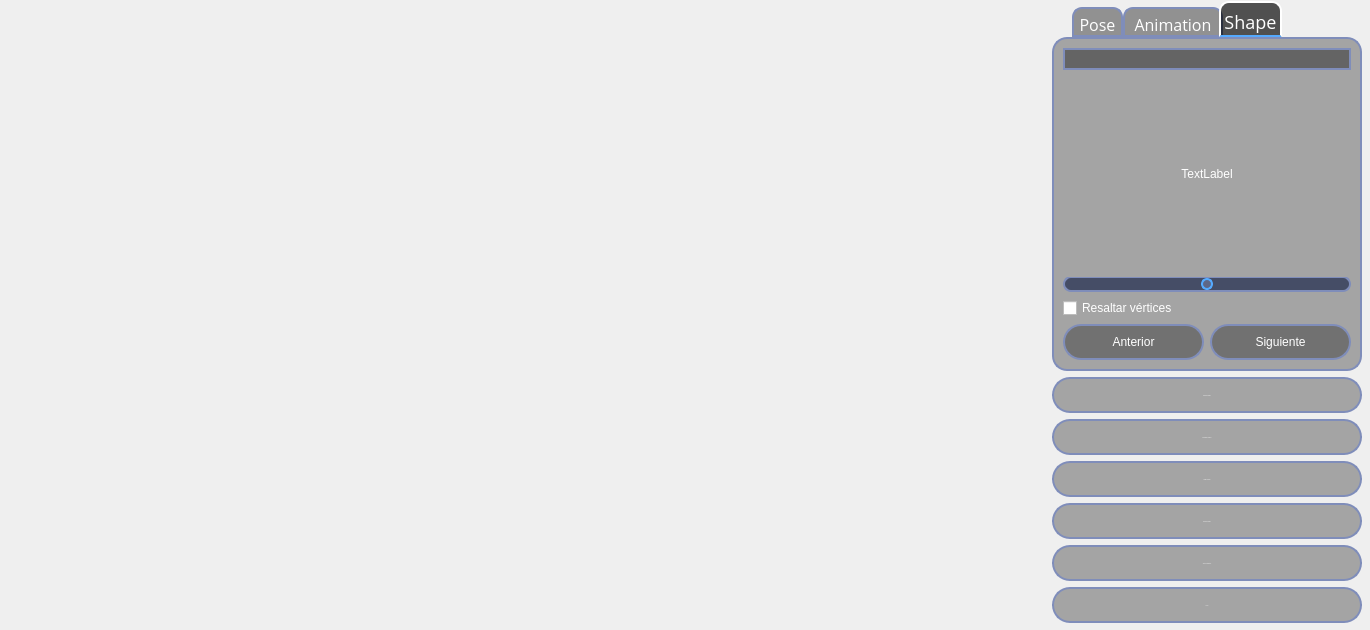
<?xml version="1.0" encoding="UTF-8"?>
<ui version="4.0">
 <class>ModelFitting</class>
 <widget class="QWidget" name="ModelFitting">
  <property name="geometry">
   <rect>
    <x>0</x>
    <y>0</y>
    <width>1370</width>
    <height>630</height>
   </rect>
  </property>
  <property name="windowTitle">
   <string>Form</string>
  </property>
  <property name="styleSheet">
   <string notr="true">QLabel {
background-color: none;
color: #FFF;
font: 16px &quot;Open Sans&quot;
}

/* ========================&gt; SLIDERS*/
QSlider {
background-color: none;
color: #FFF;
font: 16px &quot;Open Sans&quot;
}
QSlider::groove:horizontal {
    border: 2px solid rgb(127, 141, 186);
	border-radius: 8px;
    height:8px; /* the groove expands to the size of the slider by default. by giving it a height, it has a fixed size */
    background: rgb(69, 77, 102);
    margin: 2px 0;
	padding:2px;
}
QSlider::handle:horizontal {
    background: rgb(93, 103, 136);
    border: 2px solid rgb(85, 170, 255);
	border-radius: 6px;
    width: 8px;
    margin: -2px 0; /* handle is placed by default on the contents rect of the groove. Expand outside the groove */
}
QSlider::handle:horizontal:hover {
	border-color:rgb(85, 170, 255);
	background-color: rgba(0, 0, 0, 80);	
}

QSlider::handle:horizontal:pressed {
	border-color:rgb(255, 170, 0);
	background-color: rgba(0, 0, 0, 80);
}

/* ========================&gt; PUSH BUTTONS*/
QPushButton{
border-width: 2px;
border-style: solid;
border-color: rgb(127, 141, 186);
border-radius: 18px;
color: #FFF;
background-color:rgba(0, 0, 0, 80);
padding-left: 20px;
padding-right: 20px;
padding-top: 5px;
padding-bottom: 5px;
font: 16px &quot;Open Sans&quot;
}
QPushButton:hover{
border-color:rgb(85, 170, 255);
background-color: rgba(0, 0, 0, 120);
}

QPushButton:pressed{
border-color:rgb(255, 170, 0);
background-color: rgba(0, 0, 0, 150);
}

QPushButton:disabled{
color: rgb(132, 132, 132);
background-color: rgba(0, 0, 0, 180);
}


/* ========================&gt; TABS*/
QTabWidget {
background-color: rgba(0,0,0,80);
color: #FFF;
font: &quot;Open Sans&quot;;  
}
QTabWidget::pane { /* The tab widget frame */
    border: 2px solid rgb(127, 141, 186);
	border-radius: 15px;
	background-color:  rgba(0,0,0,80);
	font: &quot;Open Sans&quot;;
}

QTabWidget::tab-bar {
    left: 20px; /* move to the right by 5px */
	font: &quot;Open Sans&quot;;
}

/* Style the tab using the tab sub-control. Note that
    it reads QTabBar _not_ QTabWidget  Son las pestanas Pose, Animation, Shape*/
QTabBar::tab {
    border: 2px solid rgb(127, 141, 186);
    border-bottom-color:  rgb(127, 141, 186); /* same as the pane color */
    border-top-left-radius: 10px;
    border-top-right-radius: 10px;
    min-width: 8ex;
    padding: 2px;
	padding-bottom: -3px;
	font:  &quot;Open Sans&quot;;
	color: #FFF;
}

QTabBar::tab:selected, QTabBar::tab:hover {
    background: rgba(0, 0, 0, 170);
}

QTabBar::tab:selected {
    border-color: #FFF;
    border-bottom-color:rgb(85, 170, 255); /* same as pane color */
	/* make use of negative margins for overlapping tabs */
	/* expand/overlap to the left and right by 4px */
	margin-left: -4px;
    margin-right: -4px;
	font-size:18px;
}

QTabBar::tab:!selected {
	background: rgba(0, 0, 0, 100);
    margin-top: 6 px; /* make non-selected tabs look smaller */
	font-size:16px
}

QTabBar::tab:first:selected {
    margin-left: 0; /* the first selected tab has nothing to overlap with on the left */
}

QTabBar::tab:last:selected {
    margin-right: 0; /* the last selected tab has nothing to overlap with on the right */
}

QTabBar::tab:only-one {
    margin: 0; /* if there is only one tab, we don't want overlapping margins */
}


/* ========================&gt; COMBO BOXES*/
QComboBox {
    border: 2px solid rgb(127, 141, 186);
    border-radius: 13px;
    padding: 1px 18px 1px 7px;
    min-width: 6em;
	background-color: rgba(0, 0, 0, 100); 
	color: #FFF;
	font: 14px &quot;Open Sans&quot;
}
QComboBox:on { /* shift the text when the popup opens */
    padding-top: 3px;
    padding-left: 6px;
	border-color:rgb(85, 170, 255);
    background-color:rgba(0, 0, 0,130);
	color: #FFF;
}

QComboBox::drop-down {
    subcontrol-origin: padding;
    subcontrol-position: top right;
    width: 15px;
    border-left-width: 0px;
    border-left-color: rgb(85, 170, 255);
    border-left-style: solid; /* just a single line */
    border-top-right-radius: 3px; /* same radius as the QComboBox */
    border-bottom-right-radius: 3px;
	color: #FFF;
	font: 12px &quot;Open Sans&quot;
}

QComboBox::down-arrow {
    image: url(&quot;:/images/down-arrow.png&quot;);
	padding-right: 3px;
}

/* shift the arrow when popup is open */
QComboBox::down-arrow:on { 
    image: url(&quot;:/images/up-arrow.png&quot;); 
   
}

/*Con esto seteo el fondo y la letra de las opciones que se despliegan*/
QComboBox QAbstractItemView {
    border: 2px solid  rgb(85, 170, 255);
    selection-background-color: rgb(0, 132, 198);	
	background-color: rgba(0, 0, 0,70 );
	color: #FFF;
}

/* Sets up scrollbar size, border, color */
QScrollBar:vertical {
border: 1px solid rgb(127, 141, 186);
border-radius: 5px;
background: black;
width: 12px;
/* margin sets up how far the handle can travel*/

margin-left: 0px;
margin-right: 2px;
margin-top: 2px;
margin-bottom: 2px;
/*margin: 0px 0px 0px 0px;*/
}

/* Sets up the color and height of handle */
QScrollBar::handle:vertical {
border: 1px rgb(85, 170, 255);
border-radius: 4px;
width:10px;
background: rgb(127, 141, 186);
min-height: 48px;
}

QScrollBar::handle:vertical:pressed {
	background:qlineargradient(spread:pad, x1:0, y1:0, x2:1, y2:1, stop:0 rgba(0, 170, 255, 255), stop:1 rgba(0, 255, 255, 255));
}

/* This remvoes the bottom button by setting the height to 0px */
QScrollBar::add-line:vertical {
height: 0px;
subcontrol-position: bottom;
subcontrol-origin: margin;
}

/* This remvoes the top button by setting the height to 0px */
QScrollBar::sub-line:vertical {
height: 0px;
subcontrol-position: top;
subcontrol-origin: margin;
}

/* need this to get rid of crosshatching on scrollbar background */
QScrollBar::add-page:vertical, QScrollBar::sub-page:vertical {
background: none;
}






/* ========================&gt; CHECK BOXES*/

QCheckBox{
	background-color: none;
	color: #FFF;
	font: 12px &quot;Open Sans&quot;
}












</string>
  </property>
  <layout class="QHBoxLayout" name="horizontalLayout_3">
   <property name="spacing">
    <number>6</number>
   </property>
   <property name="leftMargin">
    <number>5</number>
   </property>
   <property name="topMargin">
    <number>1</number>
   </property>
   <property name="rightMargin">
    <number>1</number>
   </property>
   <property name="bottomMargin">
    <number>1</number>
   </property>
   <item>
    <spacer name="horizontalSpacer_3">
     <property name="orientation">
      <enum>Qt::Horizontal</enum>
     </property>
     <property name="sizeType">
      <enum>QSizePolicy::Minimum</enum>
     </property>
     <property name="sizeHint" stdset="0">
      <size>
       <width>10</width>
       <height>20</height>
      </size>
     </property>
    </spacer>
   </item>
   <item>
    <layout class="QVBoxLayout" name="verticalLayout_4">
     <item>
      <spacer name="verticalSpacer_2">
       <property name="orientation">
        <enum>Qt::Vertical</enum>
       </property>
       <property name="sizeHint" stdset="0">
        <size>
         <width>20</width>
         <height>500</height>
        </size>
       </property>
      </spacer>
     </item>
     <item>
      <widget class="QLabel" name="img_label">
       <property name="sizePolicy">
        <sizepolicy hsizetype="Minimum" vsizetype="Minimum">
         <horstretch>0</horstretch>
         <verstretch>0</verstretch>
        </sizepolicy>
       </property>
       <property name="minimumSize">
        <size>
         <width>1000</width>
         <height>563</height>
        </size>
       </property>
       <property name="maximumSize">
        <size>
         <width>16777215</width>
         <height>16777215</height>
        </size>
       </property>
       <property name="text">
        <string/>
       </property>
      </widget>
     </item>
     <item>
      <spacer name="verticalSpacer_3">
       <property name="orientation">
        <enum>Qt::Vertical</enum>
       </property>
       <property name="sizeType">
        <enum>QSizePolicy::Expanding</enum>
       </property>
       <property name="sizeHint" stdset="0">
        <size>
         <width>20</width>
         <height>500</height>
        </size>
       </property>
      </spacer>
     </item>
    </layout>
   </item>
   <item>
    <spacer name="horizontalSpacer_2">
     <property name="orientation">
      <enum>Qt::Horizontal</enum>
     </property>
     <property name="sizeType">
      <enum>QSizePolicy::Minimum</enum>
     </property>
     <property name="sizeHint" stdset="0">
      <size>
       <width>10</width>
       <height>20</height>
      </size>
     </property>
    </spacer>
   </item>
   <item>
    <layout class="QVBoxLayout" name="verticalLayout_2">
     <property name="leftMargin">
      <number>7</number>
     </property>
     <property name="rightMargin">
      <number>7</number>
     </property>
     <property name="bottomMargin">
      <number>4</number>
     </property>
     <item>
      <widget class="QTabWidget" name="tabWidget">
       <property name="sizePolicy">
        <sizepolicy hsizetype="Preferred" vsizetype="Preferred">
         <horstretch>0</horstretch>
         <verstretch>0</verstretch>
        </sizepolicy>
       </property>
       <property name="minimumSize">
        <size>
         <width>310</width>
         <height>370</height>
        </size>
       </property>
       <property name="maximumSize">
        <size>
         <width>310</width>
         <height>16777215</height>
        </size>
       </property>
       <property name="font">
        <font>
         <family>Open Sans</family>
         <pointsize>14</pointsize>
         <weight>50</weight>
         <italic>false</italic>
         <bold>false</bold>
        </font>
       </property>
       <property name="currentIndex">
        <number>2</number>
       </property>
       <widget class="QWidget" name="pose_tab">
        <property name="font">
         <font>
          <family>Roboto</family>
         </font>
        </property>
        <attribute name="title">
         <string>Pose</string>
        </attribute>
        <layout class="QHBoxLayout" name="horizontalLayout_6">
         <item>
          <layout class="QHBoxLayout" name="horizontalLayout_4">
           <property name="spacing">
            <number>0</number>
           </property>
           <item>
            <layout class="QVBoxLayout" name="verticalLayout">
             <property name="spacing">
              <number>0</number>
             </property>
             <item>
              <widget class="QLabel" name="txt_rotXZ">
               <property name="minimumSize">
                <size>
                 <width>209</width>
                 <height>0</height>
                </size>
               </property>
               <property name="font">
                <font>
                 <family>Open Sans</family>
                 <pointsize>-1</pointsize>
                 <weight>50</weight>
                 <italic>false</italic>
                 <bold>false</bold>
                </font>
               </property>
               <property name="text">
                <string>Rotar XZ</string>
               </property>
               <property name="alignment">
                <set>Qt::AlignBottom|Qt::AlignHCenter</set>
               </property>
              </widget>
             </item>
             <item>
              <widget class="QSlider" name="rotar_XZ">
               <property name="minimum">
                <number>-3141</number>
               </property>
               <property name="maximum">
                <number>3141</number>
               </property>
               <property name="value">
                <number>0</number>
               </property>
               <property name="orientation">
                <enum>Qt::Horizontal</enum>
               </property>
              </widget>
             </item>
             <item>
              <widget class="QLabel" name="txt_rotXY">
               <property name="sizePolicy">
                <sizepolicy hsizetype="Preferred" vsizetype="Preferred">
                 <horstretch>0</horstretch>
                 <verstretch>0</verstretch>
                </sizepolicy>
               </property>
               <property name="maximumSize">
                <size>
                 <width>16777215</width>
                 <height>16777215</height>
                </size>
               </property>
               <property name="font">
                <font>
                 <family>Open Sans</family>
                 <pointsize>-1</pointsize>
                 <weight>50</weight>
                 <italic>false</italic>
                 <bold>false</bold>
                </font>
               </property>
               <property name="text">
                <string>Rotar XY</string>
               </property>
               <property name="alignment">
                <set>Qt::AlignBottom|Qt::AlignHCenter</set>
               </property>
              </widget>
             </item>
             <item>
              <widget class="QSlider" name="rotar_XY">
               <property name="minimum">
                <number>-3141</number>
               </property>
               <property name="maximum">
                <number>3141</number>
               </property>
               <property name="value">
                <number>0</number>
               </property>
               <property name="orientation">
                <enum>Qt::Horizontal</enum>
               </property>
              </widget>
             </item>
             <item>
              <widget class="QLabel" name="txt_rotYZ">
               <property name="font">
                <font>
                 <family>Open Sans</family>
                 <pointsize>-1</pointsize>
                 <weight>50</weight>
                 <italic>false</italic>
                 <bold>false</bold>
                </font>
               </property>
               <property name="text">
                <string>Rotar YZ</string>
               </property>
               <property name="alignment">
                <set>Qt::AlignBottom|Qt::AlignHCenter</set>
               </property>
              </widget>
             </item>
             <item>
              <widget class="QSlider" name="rotar_YZ">
               <property name="minimum">
                <number>-3141</number>
               </property>
               <property name="maximum">
                <number>3141</number>
               </property>
               <property name="value">
                <number>0</number>
               </property>
               <property name="orientation">
                <enum>Qt::Horizontal</enum>
               </property>
              </widget>
             </item>
             <item>
              <widget class="QLabel" name="txt_trasX">
               <property name="font">
                <font>
                 <family>Open Sans</family>
                 <pointsize>-1</pointsize>
                 <weight>50</weight>
                 <italic>false</italic>
                 <bold>false</bold>
                </font>
               </property>
               <property name="text">
                <string>Trasladar X</string>
               </property>
               <property name="alignment">
                <set>Qt::AlignBottom|Qt::AlignHCenter</set>
               </property>
              </widget>
             </item>
             <item>
              <widget class="QSlider" name="trasladar_X">
               <property name="minimum">
                <number>-1000</number>
               </property>
               <property name="maximum">
                <number>1000</number>
               </property>
               <property name="orientation">
                <enum>Qt::Horizontal</enum>
               </property>
              </widget>
             </item>
             <item>
              <widget class="QLabel" name="txt_trasY">
               <property name="font">
                <font>
                 <family>Open Sans</family>
                 <pointsize>-1</pointsize>
                 <weight>50</weight>
                 <italic>false</italic>
                 <bold>false</bold>
                </font>
               </property>
               <property name="text">
                <string>Trasladar Y</string>
               </property>
               <property name="alignment">
                <set>Qt::AlignBottom|Qt::AlignHCenter</set>
               </property>
              </widget>
             </item>
             <item>
              <widget class="QSlider" name="trasladar_Y">
               <property name="minimum">
                <number>-1000</number>
               </property>
               <property name="maximum">
                <number>1000</number>
               </property>
               <property name="singleStep">
                <number>0</number>
               </property>
               <property name="value">
                <number>0</number>
               </property>
               <property name="orientation">
                <enum>Qt::Horizontal</enum>
               </property>
              </widget>
             </item>
             <item>
              <widget class="QLabel" name="txt_trasZ">
               <property name="font">
                <font>
                 <family>Open Sans</family>
                 <pointsize>-1</pointsize>
                 <weight>50</weight>
                 <italic>false</italic>
                 <bold>false</bold>
                </font>
               </property>
               <property name="text">
                <string>Trasladar Z</string>
               </property>
               <property name="alignment">
                <set>Qt::AlignBottom|Qt::AlignHCenter</set>
               </property>
              </widget>
             </item>
             <item>
              <widget class="QSlider" name="trasladar_Z">
               <property name="minimum">
                <number>100</number>
               </property>
               <property name="maximum">
                <number>1500</number>
               </property>
               <property name="value">
                <number>800</number>
               </property>
               <property name="sliderPosition">
                <number>800</number>
               </property>
               <property name="orientation">
                <enum>Qt::Horizontal</enum>
               </property>
              </widget>
             </item>
            </layout>
           </item>
          </layout>
         </item>
        </layout>
       </widget>
       <widget class="QWidget" name="animation_tab">
        <attribute name="title">
         <string>Animation</string>
        </attribute>
        <layout class="QHBoxLayout" name="horizontalLayout_7">
         <item>
          <layout class="QVBoxLayout" name="verticalLayout_6">
           <item>
            <widget class="QComboBox" name="animation_list">
             <property name="font">
              <font>
               <family>Open Sans</family>
               <pointsize>-1</pointsize>
               <weight>50</weight>
               <italic>false</italic>
               <bold>false</bold>
              </font>
             </property>
             <property name="currentText">
              <string/>
             </property>
            </widget>
           </item>
           <item>
            <widget class="QLabel" name="animation_txt">
             <property name="layoutDirection">
              <enum>Qt::LeftToRight</enum>
             </property>
             <property name="text">
              <string>TextLabel</string>
             </property>
             <property name="alignment">
              <set>Qt::AlignCenter</set>
             </property>
            </widget>
           </item>
           <item>
            <widget class="QSlider" name="animation_slider">
             <property name="minimum">
              <number>-200</number>
             </property>
             <property name="maximum">
              <number>200</number>
             </property>
             <property name="orientation">
              <enum>Qt::Horizontal</enum>
             </property>
            </widget>
           </item>
           <item>
            <widget class="QCheckBox" name="animation_checkbox">
             <property name="text">
              <string>Resaltar vértices</string>
             </property>
            </widget>
           </item>
           <item>
            <layout class="QHBoxLayout" name="horizontalLayout">
             <item>
              <widget class="QPushButton" name="animation_back">
               <property name="minimumSize">
                <size>
                 <width>0</width>
                 <height>36</height>
                </size>
               </property>
               <property name="maximumSize">
                <size>
                 <width>16777215</width>
                 <height>36</height>
                </size>
               </property>
               <property name="text">
                <string>Anterior</string>
               </property>
              </widget>
             </item>
             <item>
              <widget class="QPushButton" name="animation_next">
               <property name="minimumSize">
                <size>
                 <width>0</width>
                 <height>36</height>
                </size>
               </property>
               <property name="maximumSize">
                <size>
                 <width>16777215</width>
                 <height>36</height>
                </size>
               </property>
               <property name="text">
                <string>Siguiente</string>
               </property>
              </widget>
             </item>
            </layout>
           </item>
          </layout>
         </item>
        </layout>
       </widget>
       <widget class="QWidget" name="shape_tab">
        <attribute name="title">
         <string>Shape</string>
        </attribute>
        <layout class="QHBoxLayout" name="horizontalLayout_8">
         <item>
          <layout class="QVBoxLayout" name="verticalLayout_3">
           <item>
            <widget class="QComboBox" name="shape_list">
             <property name="font">
              <font>
               <family>Open Sans</family>
               <pointsize>-1</pointsize>
               <weight>50</weight>
               <italic>false</italic>
               <bold>false</bold>
              </font>
             </property>
             <property name="currentText">
              <string/>
             </property>
            </widget>
           </item>
           <item>
            <widget class="QLabel" name="shape_txt">
             <property name="layoutDirection">
              <enum>Qt::LeftToRight</enum>
             </property>
             <property name="text">
              <string>TextLabel</string>
             </property>
             <property name="alignment">
              <set>Qt::AlignCenter</set>
             </property>
            </widget>
           </item>
           <item>
            <widget class="QSlider" name="shape_slider">
             <property name="minimum">
              <number>-150</number>
             </property>
             <property name="maximum">
              <number>150</number>
             </property>
             <property name="orientation">
              <enum>Qt::Horizontal</enum>
             </property>
            </widget>
           </item>
           <item>
            <widget class="QCheckBox" name="shape_checkbox">
             <property name="text">
              <string>Resaltar vértices</string>
             </property>
            </widget>
           </item>
           <item>
            <layout class="QHBoxLayout" name="horizontalLayout_2">
             <item>
              <widget class="QPushButton" name="shape_back">
               <property name="minimumSize">
                <size>
                 <width>0</width>
                 <height>36</height>
                </size>
               </property>
               <property name="maximumSize">
                <size>
                 <width>16777215</width>
                 <height>36</height>
                </size>
               </property>
               <property name="text">
                <string>Anterior</string>
               </property>
              </widget>
             </item>
             <item>
              <widget class="QPushButton" name="shape_next">
               <property name="minimumSize">
                <size>
                 <width>0</width>
                 <height>36</height>
                </size>
               </property>
               <property name="maximumSize">
                <size>
                 <width>16777215</width>
                 <height>36</height>
                </size>
               </property>
               <property name="text">
                <string>Siguiente</string>
               </property>
              </widget>
             </item>
            </layout>
           </item>
          </layout>
         </item>
        </layout>
       </widget>
      </widget>
     </item>
     <item>
      <widget class="QPushButton" name="boton_reset">
       <property name="sizePolicy">
        <sizepolicy hsizetype="Preferred" vsizetype="Preferred">
         <horstretch>0</horstretch>
         <verstretch>0</verstretch>
        </sizepolicy>
       </property>
       <property name="minimumSize">
        <size>
         <width>0</width>
         <height>36</height>
        </size>
       </property>
       <property name="maximumSize">
        <size>
         <width>310</width>
         <height>36</height>
        </size>
       </property>
       <property name="font">
        <font>
         <family>Open Sans</family>
         <pointsize>-1</pointsize>
         <weight>50</weight>
         <italic>false</italic>
         <bold>false</bold>
        </font>
       </property>
       <property name="text">
        <string>Reiniciar Modelo</string>
       </property>
      </widget>
     </item>
     <item>
      <widget class="QPushButton" name="render_model">
       <property name="minimumSize">
        <size>
         <width>0</width>
         <height>36</height>
        </size>
       </property>
       <property name="maximumSize">
        <size>
         <width>310</width>
         <height>36</height>
        </size>
       </property>
       <property name="font">
        <font>
         <family>Open Sans</family>
         <pointsize>-1</pointsize>
         <weight>50</weight>
         <italic>false</italic>
         <bold>false</bold>
        </font>
       </property>
       <property name="text">
        <string>Renderizar Modelo</string>
       </property>
      </widget>
     </item>
     <item>
      <widget class="QPushButton" name="load_model">
       <property name="minimumSize">
        <size>
         <width>0</width>
         <height>36</height>
        </size>
       </property>
       <property name="maximumSize">
        <size>
         <width>310</width>
         <height>36</height>
        </size>
       </property>
       <property name="font">
        <font>
         <family>Open Sans</family>
         <pointsize>-1</pointsize>
         <weight>50</weight>
         <italic>false</italic>
         <bold>false</bold>
        </font>
       </property>
       <property name="text">
        <string>Cargar Modelo</string>
       </property>
      </widget>
     </item>
     <item>
      <widget class="QPushButton" name="save_model">
       <property name="minimumSize">
        <size>
         <width>0</width>
         <height>36</height>
        </size>
       </property>
       <property name="maximumSize">
        <size>
         <width>310</width>
         <height>36</height>
        </size>
       </property>
       <property name="font">
        <font>
         <family>Open Sans</family>
         <pointsize>-1</pointsize>
         <weight>50</weight>
         <italic>false</italic>
         <bold>false</bold>
        </font>
       </property>
       <property name="text">
        <string>Guardar Modelo</string>
       </property>
      </widget>
     </item>
     <item>
      <widget class="QPushButton" name="btn_automatic_fit">
       <property name="minimumSize">
        <size>
         <width>0</width>
         <height>36</height>
        </size>
       </property>
       <property name="maximumSize">
        <size>
         <width>310</width>
         <height>36</height>
        </size>
       </property>
       <property name="font">
        <font>
         <family>Open Sans</family>
         <pointsize>-1</pointsize>
         <weight>50</weight>
         <italic>false</italic>
         <bold>false</bold>
        </font>
       </property>
       <property name="text">
        <string>Ajuste Automático</string>
       </property>
      </widget>
     </item>
     <item>
      <widget class="QPushButton" name="key_frame_ready">
       <property name="minimumSize">
        <size>
         <width>0</width>
         <height>36</height>
        </size>
       </property>
       <property name="maximumSize">
        <size>
         <width>310</width>
         <height>36</height>
        </size>
       </property>
       <property name="font">
        <font>
         <family>Open Sans</family>
         <pointsize>-1</pointsize>
         <weight>50</weight>
         <italic>false</italic>
         <bold>false</bold>
        </font>
       </property>
       <property name="text">
        <string>LISTO</string>
       </property>
      </widget>
     </item>
     <item>
      <spacer name="verticalSpacer">
       <property name="orientation">
        <enum>Qt::Vertical</enum>
       </property>
       <property name="sizeHint" stdset="0">
        <size>
         <width>20</width>
         <height>40</height>
        </size>
       </property>
      </spacer>
     </item>
     <item>
      <layout class="QVBoxLayout" name="verticalLayout_5"/>
     </item>
    </layout>
   </item>
  </layout>
 </widget>
 <resources/>
 <connections/>
</ui>
